Frame 1 (no input): blank canvas, image omitted
Frame 60 (no input): blank canvas, image omitted
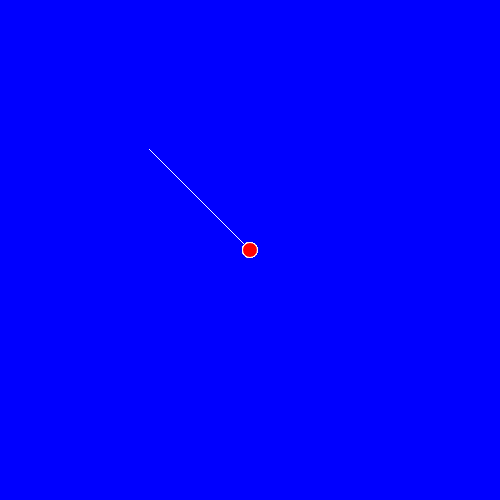
Frame 120 (the mouse pressed at the canvas centre since frame 60)

The p5.js sketch whose frames 1 and 60 were blank and that drew this single picture after the mouse press (run headless with seeded random() and noise() and a simulated clock; from frame 60 on, the mouse is pressed at the canvas centre):

// p5.js sketch
// ── sketch.js
function setup() {
  createCanvas(500, 500);
  background(0, 0, 255);
}

function draw() {
  if (mouseIsPressed) {
    stroke(255, 255, 255);
    line(150, 150, mouseX, mouseY);
    ellipse(mouseX, mouseY, 15, 15);
    fill(255, 0, 0);
  }
}
